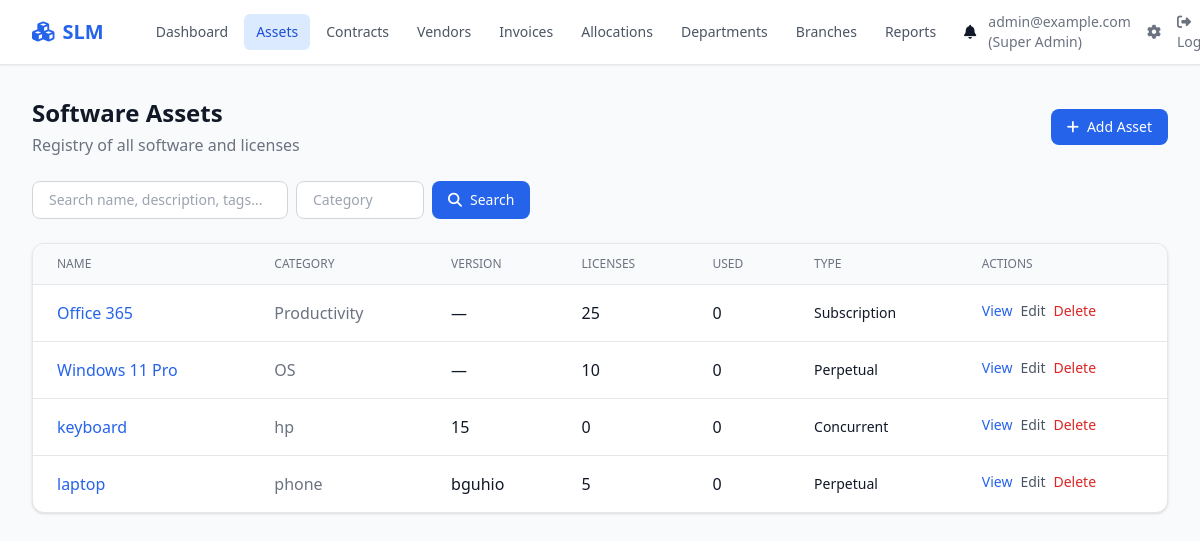
Page /assets/ (signed in) on the committed database.
### slm/models/user.py (models this page shows, shortened)
class User(AbstractUser):
    username = None
    email = models.EmailField("email address", unique=True)
    role = models.CharField(max_length=30, choices=ROLE_CHOICES, default="it_staff")
    department = models.ForeignKey(
        Department, on_delete=models.SET_NULL, null=True, blank=True, related_name="users"
    )
    branch = models.ForeignKey(
        Branch, on_delete=models.SET_NULL, null=True, blank=True, related_name="users"
    )
    phone = models.CharField(max_length=30, blank=True)
    is_verified = models.BooleanField(default=False)
    created_at = models.DateTimeField(auto_now_add=True)
    updated_at = models.DateTimeField(auto_now=True)
    USERNAME_FIELD = "email"
    REQUIRED_FIELDS = ["first_name", "last_name"]
    objects = UserManager()
    class Meta:
        ordering = ["email"]
    @property
    def can_edit_finance(self):
        return self.role in ("super_admin", "finance_manager", "accounts_officer")
    @property
    def can_edit_assets(self):
        return self.role in ("super_admin", "it_manager", "it_staff")

### slm/models/software.py (models this page shows, shortened)
class SoftwareAsset(models.Model):
    LICENSE_TYPES = [
        ("perpetual", "Perpetual"),
        ("subscription", "Subscription"),
        ("concurrent", "Concurrent"),
        ("device", "Per Device"),
        ("user", "Per User"),
    ]
    name = models.CharField(max_length=300)
    category = models.CharField(max_length=100, blank=True, db_index=True)
    version = models.CharField(max_length=100, blank=True)
    license_type = models.CharField(max_length=30, choices=LICENSE_TYPES, default="subscription")
    total_licenses = models.PositiveIntegerField(default=0)
    description = models.TextField(blank=True)
    tags = models.CharField(max_length=500, blank=True, help_text="Comma-separated tags")
    is_deleted = models.BooleanField(default=False, db_index=True)  # Soft delete
    created_at = models.DateTimeField(auto_now_add=True)
    updated_at = models.DateTimeField(auto_now=True)
    created_by = models.ForeignKey(
        settings.AUTH_USER_MODEL, on_delete=models.SET_NULL, null=True, related_name="created_assets"
    )
    class Meta:
        ordering = ["name"]
        verbose_name_plural = "Software assets"
    @property
    def used_licenses(self):
        return self.allocations.filter(active_flag=True).count()

### slm/views.py (the view)
# urls.py: path("assets/", views.AssetListView.as_view(), name="asset_list"),
class AssetListView(LoginRequiredMixin, ListView):
    model = SoftwareAsset
    template_name = "slm/asset_list.html"
    context_object_name = "assets"
    paginate_by = 20
    def get_queryset(self):
        qs = SoftwareAsset.objects.filter(is_deleted=False).select_related("created_by").order_by("name")
        q = self.request.GET.get("q")
        if q:
            qs = qs.filter(
                Q(name__icontains=q) | Q(description__icontains=q) | Q(tags__icontains=q) | Q(category__icontains=q)
            )
        cat = self.request.GET.get("category")
        if cat:
            qs = qs.filter(category=cat)
        return qs

### templates/slm/asset_list.html (shortened to what this page needs)
{% extends "base.html" %}
{% load humanize %}
{% block content %}
<div class="flex flex-col sm:flex-row justify-between items-start sm:items-center gap-4 mb-6">
    <div>
        <h1 class="text-2xl font-bold text-gray-900 dark:text-white">Software Assets</h1>
        <p class="text-gray-500 dark:text-gray-400 mt-1">Registry of all software and licenses</p>
    </div>
    {% if can_edit %}<a href="{% url 'slm:asset_add' %}" class="inline-flex items-center px-4 py-2 bg-primary-600 text-white rounded-lg hover:bg-primary-700 font-medium text-sm"><i class="fas fa-plus mr-2"></i>Add Asset</a>{% endif %}
</div>
<form method="get" class="mb-6 flex flex-wrap gap-2">
    <input type="text" name="q" value="{{ request.GET.q }}" placeholder="Search name, description, tags..." class="rounded-lg border border-gray-300 dark:border-gray-600 bg-white dark:bg-gray-800 px-4 py-2 text-sm w-64">
    <input type="text" name="category" value="{{ request.GET.category }}" placeholder="Category" class="rounded-lg border border-gray-300 dark:border-gray-600 bg-white dark:bg-gray-800 px-4 py-2 text-sm w-32">
    <button type="submit" class="px-4 py-2 bg-primary-600 text-white rounded-lg hover:bg-primary-700 text-sm font-medium"><i class="fas fa-search mr-2"></i>Search</button>
</form>
<div class="bg-white dark:bg-gray-800 rounded-xl shadow border border-gray-200 dark:border-gray-700 overflow-hidden">
    <div class="overflow-x-auto">
        <table class="min-w-full divide-y divide-gray-200 dark:divide-gray-700">
            <thead class="bg-gray-50 dark:bg-gray-700/50">
                <tr>
                    <th class="px-6 py-3 text-left text-xs font-medium text-gray-500 dark:text-gray-400 uppercase">Name</th>
                    <th class="px-6 py-3 text-left text-xs font-medium text-gray-500 dark:text-gray-400 uppercase">Category</th>
                    <th class="px-6 py-3 text-left text-xs font-medium text-gray-500 dark:text-gray-400 uppercase">Version</th>
                    <th class="px-6 py-3 text-left text-xs font-medium text-gray-500 dark:text-gray-400 uppercase">Licenses</th>
                    <th class="px-6 py-3 text-left text-xs font-medium text-gray-500 dark:text-gray-400 uppercase">Used</th>
                    <th class="px-6 py-3 text-left text-xs font-medium text-gray-500 dark:text-gray-400 uppercase">Type</th>
                    <th class="px-6 py-3 text-left text-xs font-medium text-gray-500 dark:text-gray-400 uppercase">Actions</th>
                </tr>
            </thead>
            <tbody class="divide-y divide-gray-200 dark:divide-gray-700">
                {% for asset in assets %}
                <tr class="table-row-hover">
                    <td class="px-6 py-4 font-medium"><a href="{% url 'slm:asset_detail' asset.pk %}" class="text-primary-600 dark:text-primary-400 hover:underline">{{ asset.name }}</a></td>
                    <td class="px-6 py-4 text-gray-500 dark:text-gray-400">{{ asset.category|default:"—" }}</td>
                    <td class="px-6 py-4">{{ asset.version|default:"—" }}</td>
                    <td class="px-6 py-4">{{ asset.total_licenses }}</td>
                    <td class="px-6 py-4">{{ asset.used_licenses }}</td>
                    <td class="px-6 py-4 text-sm">{{ asset.get_license_type_display }}</td>
                    <td class="px-6 py-4 flex gap-2">
                        <a href="{% url 'slm:asset_detail' asset.pk %}" class="text-primary-600 dark:text-primary-400 text-sm">View</a>
                        {% if can_edit %}<a href="{% url 'slm:asset_edit' asset.pk %}" class="text-gray-600 dark:text-gray-400 text-sm hover:underline">Edit</a>{% endif %}
                        {% if can_edit %}<a href="{% url 'slm:asset_delete' asset.pk %}" class="text-red-600 dark:text-red-400 text-sm hover:underline" onclick="return confirm('Are you sure you want to delete this asset?')">Delete</a>{% endif %}
                    </td>
                </tr>
                {% empty %}
                <tr><td colspan="7" class="px-6 py-8 text-center text-gray-500 dark:text-gray-400">No assets found.</td></tr>
                {% endfor %}
            </tbody>
        </table>
    </div>
</div>
{% endblock %}

### templates/base.html (shortened to what this page needs)
<!DOCTYPE html>
<html lang="en" class="{% if dark_mode %}dark{% endif %}">
<head>
    <script src="https://cdn.tailwindcss.com"></script>
    <link rel="stylesheet" href="https://cdnjs.cloudflare.com/ajax/libs/font-awesome/6.4.0/css/all.min.css">
</head>
<body class="bg-gray-50 dark:bg-gray-900 text-gray-900 dark:text-gray-100 min-h-screen">
    <nav class="bg-white dark:bg-gray-800 border-b border-gray-200 dark:border-gray-700 shadow-sm">
        <div class="max-w-7xl mx-auto px-4 sm:px-6 lg:px-8">
            <div class="flex justify-between h-16">
                <div class="flex items-center">
                    <a href="{% url 'slm:dashboard' %}" class="flex items-center gap-2 text-xl font-semibold text-primary-600 dark:text-primary-400">
                        <i class="fas fa-cubes"></i>
                        <span>SLM</span>
                    </a>
                    <div class="hidden md:flex ml-10 gap-1">
                        <a href="{% url 'slm:dashboard' %}" class="px-3 py-2 rounded-md text-sm font-medium {% if request.resolver_match.url_name == 'dashboard' %}bg-primary-100 dark:bg-primary-900/30 text-primary-700 dark:text-primary-300{% else %}text-gray-600 dark:text-gray-300 hover:bg-gray-100 dark:hover:bg-gray-700{% endif %}">Dashboard</a>
                        <a href="{% url 'slm:asset_list' %}" class="px-3 py-2 rounded-md text-sm font-medium {% if 'asset' in request.resolver_match.url_name %}bg-primary-100 dark:bg-primary-900/30 text-primary-700 dark:text-primary-300{% else %}text-gray-600 dark:text-gray-300 hover:bg-gray-100 dark:hover:bg-gray-700{% endif %}">Assets</a>
                        <a href="{% url 'slm:contract_list' %}" class="px-3 py-2 rounded-md text-sm font-medium {% if 'contract' in request.resolver_match.url_name %}bg-primary-100 dark:bg-primary-900/30 text-primary-700 dark:text-primary-300{% else %}text-gray-600 dark:text-gray-300 hover:bg-gray-100 dark:hover:bg-gray-700{% endif %}">Contracts</a>
                        <a href="{% url 'slm:vendor_list' %}" class="px-3 py-2 rounded-md text-sm font-medium {% if 'vendor' in request.resolver_match.url_name %}bg-primary-100 dark:bg-primary-900/30 text-primary-700 dark:text-primary-300{% else %}text-gray-600 dark:text-gray-300 hover:bg-gray-100 dark:hover:bg-gray-700{% endif %}">Vendors</a>
                        <a href="{% url 'slm:invoice_list' %}" class="px-3 py-2 rounded-md text-sm font-medium {% if 'invoice' in request.resolver_match.url_name %}bg-primary-100 dark:bg-primary-900/30 text-primary-700 dark:text-primary-300{% else %}text-gray-600 dark:text-gray-300 hover:bg-gray-100 dark:hover:bg-gray-700{% endif %}">Invoices</a>
                        <a href="{% url 'slm:allocation_list' %}" class="px-3 py-2 rounded-md text-sm font-medium {% if 'allocation' in request.resolver_match.url_name %}bg-primary-100 dark:bg-primary-900/30 text-primary-700 dark:text-primary-300{% else %}text-gray-600 dark:text-gray-300 hover:bg-gray-100 dark:hover:bg-gray-700{% endif %}">Allocations</a>
                        <a href="{% url 'slm:department_list' %}" class="px-3 py-2 rounded-md text-sm font-medium {% if 'department' in request.resolver_match.url_name %}bg-primary-100 dark:bg-primary-900/30 text-primary-700 dark:text-primary-300{% else %}text-gray-600 dark:text-gray-300 hover:bg-gray-100 dark:hover:bg-gray-700{% endif %}">Departments</a>
                        <a href="{% url 'slm:branch_list' %}" class="px-3 py-2 rounded-md text-sm font-medium {% if 'branch' in request.resolver_match.url_name %}bg-primary-100 dark:bg-primary-900/30 text-primary-700 dark:text-primary-300{% else %}text-gray-600 dark:text-gray-300 hover:bg-gray-100 dark:hover:bg-gray-700{% endif %}">Branches</a>
                        <a href="{% url 'slm:reports' %}" class="px-3 py-2 rounded-md text-sm font-medium {% if 'reports' in request.resolver_match.url_name %}bg-primary-100 dark:bg-primary-900/30 text-primary-700 dark:text-primary-300{% else %}text-gray-600 dark:text-gray-300 hover:bg-gray-100 dark:hover:bg-gray-700{% endif %}">Reports</a>
                        <a href="{% url 'slm:notification_list' %}" class="px-3 py-2 rounded-md text-sm font-medium relative">
                            <i class="fas fa-bell"></i>
                        </a>
                    </div>
                </div>
                <div class="flex items-center gap-4">
                    {% if user.is_authenticated %}
                    <span class="text-sm text-gray-500 dark:text-gray-400">{{ user.email }} ({{ user.get_role_display }})</span>
                    <a href="{% url 'admin:index' %}" class="text-sm text-gray-500 hover:text-primary-600"><i class="fas fa-cog"></i></a>
                    <a href="{% url 'logout' %}" class="text-sm text-gray-500 hover:text-red-600"><i class="fas fa-sign-out-alt"></i> Logout</a>
                    {% else %}
                    <a href="{% url 'login' %}" class="text-sm text-primary-600 dark:text-primary-400 font-medium">Sign in</a>
                    {% endif %}
                </div>
            </div>
        </div>
    </nav>
    <main class="max-w-7xl mx-auto px-4 sm:px-6 lg:px-8 py-8">
        {% block content %}{% endblock %}
    </main>
</body>
</html>

### rows in the picture
User: email "admin@example.com", role "Super Admin"
SoftwareAsset: name "Office 365", category "Productivity", version "—", total_licenses "25", used_licenses "0", license_type "Subscription"
SoftwareAsset: name "Windows 11 Pro", category "OS", version "—", total_licenses "10", used_licenses "0", license_type "Perpetual"
SoftwareAsset: name "keyboard", category "hp", version "15", total_licenses "0", used_licenses "0", license_type "Concurrent"
SoftwareAsset: name "laptop", category "phone", version "bguhio", total_licenses "5", used_licenses "0", license_type "Perpetual"
